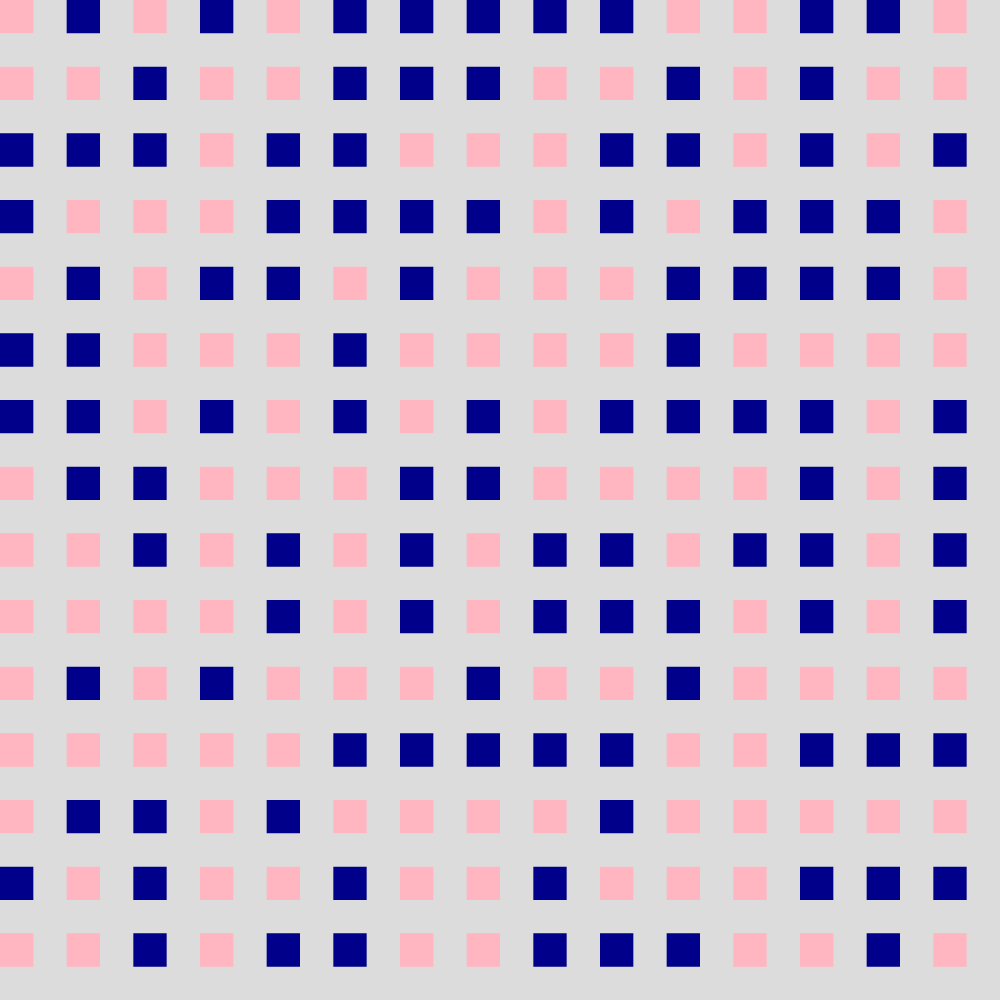
Frame 1 (no input)
Frame 60 (no input): identical to frame 1, image omitted
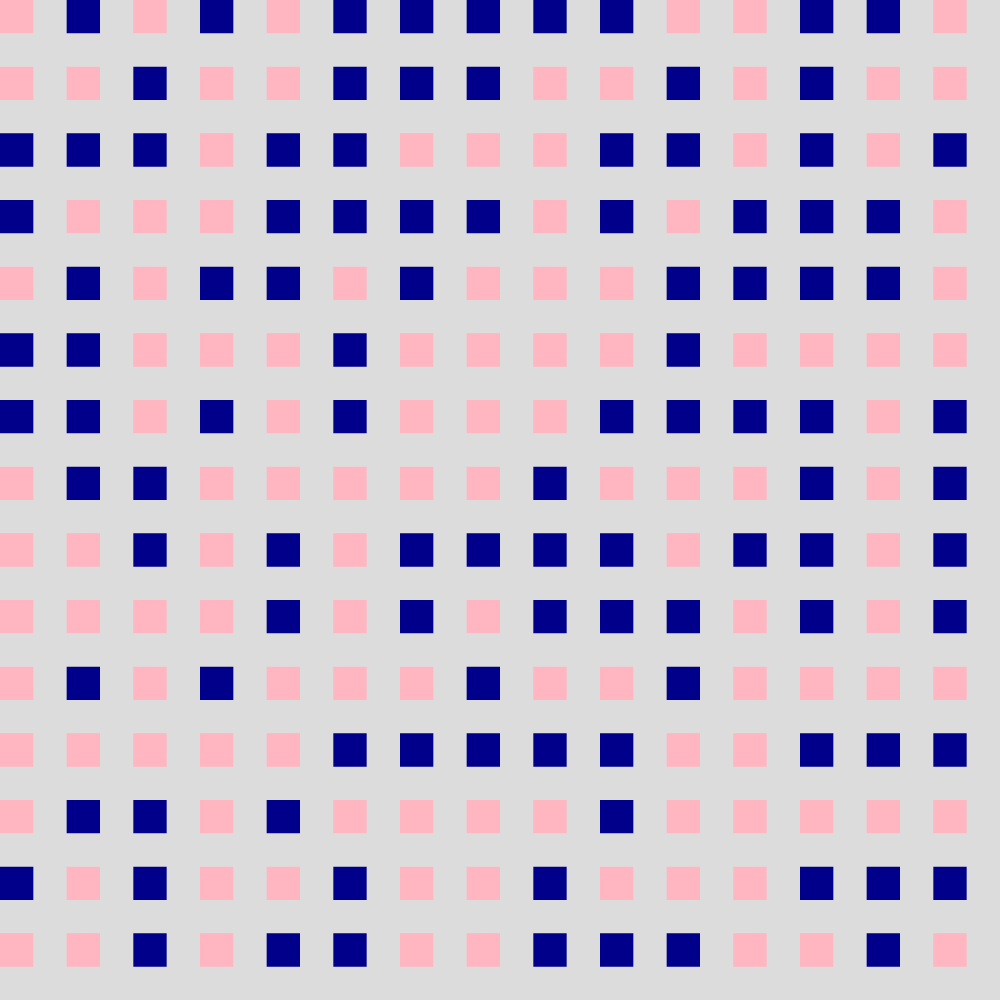
Frame 120 (the mouse pressed at the canvas centre since frame 60)

The p5.js sketch that drew these frames (run headless with seeded random() and noise() and a simulated clock; from frame 60 on, the mouse is pressed at the canvas centre):

// p5.js sketch
// ── sketch.js
// Grid Demo
// Caylixx Starr
// 10/22/2024

//  If hardcoding grid use this
// let grid = [[1, 0, 1, 0],
//   [0, 1, 0, 0], 
//   [1, 0, 1, 1], 
//   [0, 1, 1, 0]];

// If tring to randomize it use this
let grid;
const GRID_SIZE = 15;
let cellSize;
let shouldToggleNeigbours = true;

function setup() {
  if (windowWidth < windowHeight){
    createCanvas(windowWidth, windowWidth);
  }
  else{
    createCanvas(windowHeight, windowHeight); 
  }
  cellSize = width/GRID_SIZE;

  grid = generateRandomGrid(GRID_SIZE, GRID_SIZE);
}

function draw() {
  background(220);
  noStroke();
  displayGrid();
}

function displayGrid(){
  for(let y = 0; y < GRID_SIZE; y++){
    for(let x = 0; x < GRID_SIZE; x++){
      if (grid[y][x] === 1){
        fill("darkblue");
      }
      else{
        fill("lightpink");
      }
      square(x * cellSize, y* cellSize, cellSize/2);
    }
  }
}
function keyPressed(){
  if (key === "r"){
    grid = generateRandomGrid(GRID_SIZE, GRID_SIZE);
  }
  if (key === "e"){
    grid = makeEmptyGrid(GRID_SIZE, GRID_SIZE);
  }
  if (key === "n"){
    shouldToggleNeigbours = !shouldToggleNeigbours;
  }
}

function generateRandomGrid(cols, rows) {
  let newGrid = [];
  for (let y = 0; y < rows; y++) {
    newGrid.push([]);
    for (let x = 0; x < cols; x++) {
      //choose either 0 or 1, each 50% of the time
      if (random(100) < 50) {
        newGrid[y].push(1);
      }
      else {
        newGrid[y].push(0);
      }
    }
  }
  return newGrid;
}

function makeEmptyGrid(cols, rows) {
  let newGrid = [];
  for (let y = 0; y < rows; y++) {
    newGrid.push([]);
    for (let x = 0; x < cols; x++) {
      newGrid[y].push(0);
    }
  }
  return newGrid;
}

function toggleCell(x, y){
  if (x >= 0 && y >= 0 && x < GRID_SIZE && y < GRID_SIZE){
    if (grid[y][x] === 1){
      grid[y][x] = 0;
    }
    else{
      grid[y][x] = 1;
    }
  }
}
function mousePressed(){
  let xCord = Math.floor(mouseX/cellSize);
  let yCord = Math.floor(mouseY/cellSize);

  toggleCell(xCord, yCord);

  if (shouldToggleNeigbours){
    toggleCell(xCord + 1, yCord);
    toggleCell(xCord - 1, yCord);
    toggleCell(xCord, yCord + 1);
    toggleCell(xCord, yCord - 1);
  }
}

function windowResize(){
  if (windowWidth < windowHeight){
    resizeCanvas(windowWidth, windowWidth);
  }
  else{
    resizeCanvas(windowHeight, windowHeight); 
  }
  cellSize = width/GRID_SIZE;
}
